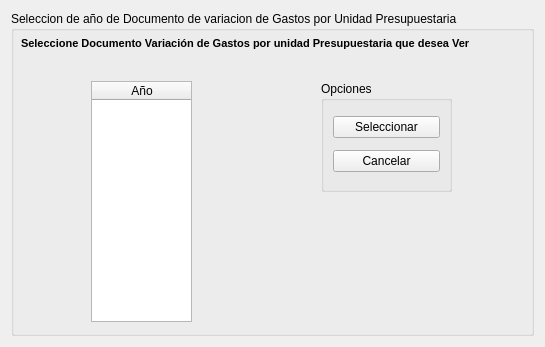
<?xml version="1.0" encoding="UTF-8"?>
<ui version="4.0">
 <class>VerDocumentoVariacion</class>
 <widget class="QWidget" name="VerDocumentoVariacion">
  <property name="windowModality">
   <enum>Qt::ApplicationModal</enum>
  </property>
  <property name="geometry">
   <rect>
    <x>0</x>
    <y>0</y>
    <width>545</width>
    <height>347</height>
   </rect>
  </property>
  <property name="windowTitle">
   <string>Visualizacion de Informe de variacion de gastos por unidad presupuestaria</string>
  </property>
  <property name="windowIcon">
   <iconset>
    <normaloff>:/iconos/iconos-feed-fasticon.jpg</normaloff>:/iconos/iconos-feed-fasticon.jpg</iconset>
  </property>
  <layout class="QHBoxLayout" name="horizontalLayout">
   <item>
    <widget class="QGroupBox" name="groupBox">
     <property name="title">
      <string>Seleccion de año de Documento de variacion de Gastos por Unidad Presupuestaria</string>
     </property>
     <widget class="QLabel" name="label">
      <property name="geometry">
       <rect>
        <x>10</x>
        <y>24</y>
        <width>477</width>
        <height>16</height>
       </rect>
      </property>
      <property name="font">
       <font>
        <pointsize>8</pointsize>
        <weight>75</weight>
        <bold>true</bold>
       </font>
      </property>
      <property name="text">
       <string>Seleccione Documento Variación de Gastos por unidad Presupuestaria que desea Ver</string>
      </property>
     </widget>
     <widget class="QTableWidget" name="TablaListaVariaciones">
      <property name="geometry">
       <rect>
        <x>80</x>
        <y>70</y>
        <width>101</width>
        <height>241</height>
       </rect>
      </property>
      <property name="cursor" stdset="0">
       <cursorShape>ArrowCursor</cursorShape>
      </property>
      <column>
       <property name="text">
        <string>Año</string>
       </property>
      </column>
     </widget>
     <widget class="QGroupBox" name="groupBox_2">
      <property name="geometry">
       <rect>
        <x>310</x>
        <y>70</y>
        <width>131</width>
        <height>111</height>
       </rect>
      </property>
      <property name="title">
       <string>Opciones</string>
      </property>
      <layout class="QVBoxLayout" name="verticalLayout">
       <item>
        <widget class="QPushButton" name="Seleccionar">
         <property name="text">
          <string>Seleccionar</string>
         </property>
         <property name="icon">
          <iconset>
           <normaloff>:/iconos/Oxygen_Refit_thumb[2].png</normaloff>:/iconos/Oxygen_Refit_thumb[2].png</iconset>
         </property>
        </widget>
       </item>
       <item>
        <widget class="QPushButton" name="Cancelar">
         <property name="text">
          <string>Cancelar</string>
         </property>
         <property name="icon">
          <iconset>
           <normaloff>:/iconos/iconos.jpg</normaloff>:/iconos/iconos.jpg</iconset>
         </property>
        </widget>
       </item>
      </layout>
     </widget>
    </widget>
   </item>
  </layout>
 </widget>
 <resources/>
 <connections>
  <connection>
   <sender>Cancelar</sender>
   <signal>clicked()</signal>
   <receiver>VerDocumentoVariacion</receiver>
   <slot>close()</slot>
   <hints>
    <hint type="sourcelabel">
     <x>344</x>
     <y>158</y>
    </hint>
    <hint type="destinationlabel">
     <x>272</x>
     <y>146</y>
    </hint>
   </hints>
  </connection>
 </connections>
</ui>
